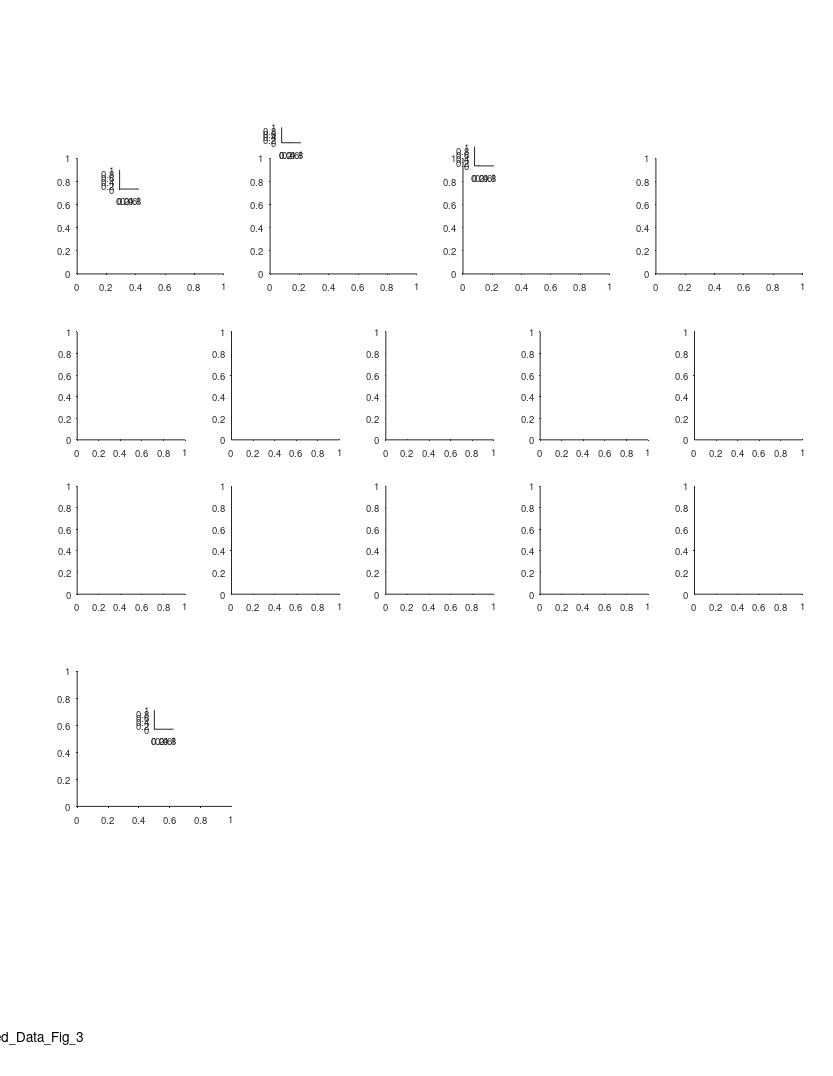

MATLAB code to generate this figure: (Note: this script raises an error after producing the figure.)
%% Replay - Fig supp 3 - replay vs flight speed
clear 
clc
close all

%% data options 
params_opt = 11; % decoding opt 
% params_opt = 21; % decoding opt (random walk = fixed speed)

%% plotting options

%% graphics params
line_styles = {'-',':'};
line_widths = [1.1 2];
clrs = {[.6 .1 .8],[.1 .8 .1]};
epoch_types = {'sleep','rest'};
epoch_type_clrs = {[.6 .1 .8],[.1 .8 .1]};
directions_clrs = {[0    0.3843    0.7451];[ 0.5216    0.2471         0]};
lw = 1.1;

%% define output files
res_dir =  'L:\paper_replay\figures';
mkdir(res_dir)
fig_name_str = 'Extended_Data_Fig_3';
fig_caption_str = 'replay and flight speed histograms';
log_name_str = [fig_name_str '_log_file' '.txt'];
log_name_str = strrep(log_name_str , ':', '-');
log_name_str = strrep(log_name_str , ' ', '_');
log_name_out = fullfile(res_dir, log_name_str);

%% open log file
diary off
diary(log_name_out)
diary on
disp('Log file');
disp(['created: ', datestr(clock)]);
disp('======================================================');
disp([fig_name_str ':' fig_caption_str]);   
disp('======================================================');
disp('');

%% create figure
% figure_size_cm = [21.0 29.7]; % ~A4
figure_size_cm = [21.6 27.9]; % ~US letter
fig = figure;
% Some WYSIWYG options:
set(gcf,'DefaultAxesFontSize',7);
set(gcf,'DefaultAxesFontName','helvetica');
set(gcf,'DefaultAxesUnits','centimeters');
set(gcf,'PaperType','usletter')
% set(gcf,'PaperType','<custom>');
set(gcf,'PaperUnits','centimeters','PaperPosition',[0 0 figure_size_cm]);
set(gcf,'PaperOrientation','portrait');
set(gcf,'Units','centimeters','Position',get(gcf,'paperPosition')+[0 0 0 0]); % position on screen...
set(gcf, 'Renderer', 'painters');
% set(gcf, 'color', 'none');
set(groot, 'defaultAxesColor','None')
set(groot, 'defaultAxesTickDir', 'out');
set(groot,  'defaultAxesTickDirMode', 'manual');
annotation('textbox', [0.5 1 0 0], 'String',fig_name_str, 'HorizontalAlignment','center','Interpreter','none', 'FitBoxToText','on');

% create panels
y = 20.8;
w = 3.8;
h = 3;
panels{1}(1) = axes('position', [2 y w h]);
panels{1}(2) = axes('position', [3.1 y+2.2 0.5 0.5]);

panels{2}(1) = axes('position', [7 y w h]);
panels{2}(2) = axes('position', [7.3 y+3.4 0.5 0.4]);

panels{3}(1) = axes('position', [12   y w h]);
panels{3}(2) = axes('position', [12.3 y+2.8 0.5 0.5]);

panels{4}(1) = axes('position', [17   y w h]);

x = linspace(2,18,5);
y = [10 6]+6.5;
for ii = 1:length(y)
    for jj = 1:length(x)
        panels{5}(ii,jj) = axes('position', [x(jj) y(ii) 2.8 2.8]);
    end
end

panels{6}(1) = axes('position', [2 7 4 3.5]);
panels{6}(2) = axes('position', [4 9 .5 .5]);

%% load data
if ~exist('events_all','var')
    disp('loading data!!!')
[exp_list,T] = decoding_get_inclusion_list();
T = T(exp_list,:);
bats = unique(T.bat_num);
bats_clr_map = containers.Map(num2cell(bats),{'r','g','b','k','m','c',[0.8 0.8 0]});
events_all_per_session = {};
speed_mean_per_session = nan(length(epoch_types),height(T));
speed_median_per_session = nan(length(epoch_types),height(T));
speed_std_per_session = nan(length(epoch_types),height(T));
flight_speed_all = [];
exp_arena_all = {};
for ii_exp = 1:height(T)
    exp_ID = T.exp_ID{ii_exp};
    exp = exp_load_data(exp_ID,'details','flight');
    flight_speed_all(ii_exp,:) = [exp.flight.speed_traj.vel_median_median];
    exp_arena_all{ii_exp} = exp.details.recordingArena;
    for ii_epoch_type = 1:length(epoch_types)
        epoch_type = epoch_types{ii_epoch_type};
        event_type = 'posterior';
        [events, params] = decoding_load_events_quantification(exp_ID, epoch_type, params_opt, event_type);
        [seqs, TF] = decoding_apply_seq_inclusion_criteria([events.seq_model]);
        events(~TF) = [];
        if isempty(events)
            continue;
        end
        seqs_map_IX = [seqs.state_direction];
        seqs_map_IX(seqs_map_IX == -1) = 2;
        [seqs.session_flight_speed] = disperse(flight_speed_all(ii_exp,seqs_map_IX));
        [events.seq_model] = disperse(seqs);
        [events.recordingArena] = deal(exp.details.recordingArena);
        event_struct = events(1,[]);
        [events(2:end).prev_event] = disperse(events(1:end-1));
        events(1).prev_event = event_struct;
        events_all_per_session{ii_epoch_type}{ii_exp} = events;
        speed_mean_per_session(ii_epoch_type,ii_exp) = mean([seqs.speed]);
        speed_median_per_session(ii_epoch_type,ii_exp) = median([seqs.speed]);
        speed_std_per_session(ii_epoch_type,ii_exp) = std([seqs.speed]);
    end
end
flight_speed_all = mean(abs(flight_speed_all),2);
events_all = {[events_all_per_session{1}{:}], [events_all_per_session{2}{:}]};
seqs_all = {[events_all{1}.seq_model], [events_all{2}.seq_model]};
gArena = {categorical({events_all{1}.recordingArena}), categorical({events_all{2}.recordingArena}) };
end

%% tests (speed correlations: replay vs flight)
% figure
% tiledlayout('flow')
% nexttile
% hold on
% plot(flight_speed_all, speed_mean_per_session(1,:), 'ob');
% plot(flight_speed_all, speed_mean_per_session(2,:), 'or');
% xlim([3 10])
% nexttile
% hold on
% plot(flight_speed_all, speed_median_per_session(1,:), 'ob');
% plot(flight_speed_all, speed_median_per_session(2,:), 'or');
% xlim([3 10])
% 
% clc
% [r p] = corr(flight_speed_all, speed_mean_per_session(1,:)','rows','pairwise','tail','right','type','Pearson')
% [r p] = corr(flight_speed_all, speed_median_per_session(1,:)','rows','pairwise','tail','right','type','Pearson')
% [r p] = corr(flight_speed_all, speed_mean_per_session(2,:)','rows','pairwise','tail','right','type','Pearson')
% [r p] = corr(flight_speed_all, speed_median_per_session(2,:)','rows','pairwise','tail','right','type','Pearson')
% 
% xxx = [flight_speed_all flight_speed_all]';
% yyy = speed_mean_per_session;
% [r p] = corr(xxx(:), yyy(:),'rows','pairwise','tail','right','type','Pearson')
% 
% figure
% plot(xxx(:), yyy(:), 'o')
% 
% figure
% plot(flight_speed_all, speed_mean_per_session(2,:), 'or');


%% panel A - replay speed
axes(panels{1}(1))
cla
hold on
for ii_epoch_type = 1:length(epoch_types)
    X = [seqs_all{ii_epoch_type}.speed];
    g = gArena{ii_epoch_type};
    histogram(X(g=='200m'),'DisplayStyle','stairs','Normalization','pdf','LineStyle',line_styles{1}, 'EdgeColor',clrs{ii_epoch_type},'LineWidth',line_widths(1));
    histogram(X(g=='120m'),'DisplayStyle','stairs','Normalization','pdf','LineStyle',line_styles{2}, 'EdgeColor',clrs{ii_epoch_type},'LineWidth',line_widths(2));
    [~,P,KSSTAT] = kstest2(X(g=='200m'),X(g=='120m'))
    median(X(g=='200m'))
    median(X(g=='120m'))
end
xlabel('Replay speed (m/s)', 'Units','normalized', 'Position',[0.5 -0.12]);
ylabel('Probability density', 'Units','normalized', 'Position',[-0.1 .5]);
hax=gca;
hax.TickLength(1) = [0.016];
hax.XRuler.TickLabelGapOffset = -1;
hax.YTick = hax.YTick([1 end]);

%% legend (replay speed hists)
axes(panels{1}(2))
cla
hold on
t = linspace(0,1,100);
x = pulstran(t,linspace(0,1,3),'rectpuls',1/6);
x(x>0) = nan;x(~isnan(x)) = 0;
clear h
% plot(  t  ,   x  ,       'color', clrs{2}, 'LineWidth',lw,'Clipping','off');
% plot(  t  ,   x  +1.5,   'color', clrs{1}, 'LineWidth',lw,'Clipping','off');
plot([0 1], [0 0],    ':', 'color', clrs{2}, 'LineWidth',line_widths(2),'Clipping','off');
plot([0 1], [0 0]+1.5,':', 'color', clrs{1}, 'LineWidth',line_widths(2),'Clipping','off');
plot([0 1], [.5 .5],     'color', clrs{2}, 'LineWidth',line_widths(1),'Clipping','off');
plot([0 1], [.5 .5]+1.5, 'color', clrs{1}, 'LineWidth',line_widths(1),'Clipping','off');
text(1.3, 2.0, 'Sleep (200m)','FontSize',7,'HorizontalAlignment','left');
text(1.3, 1.5, 'Sleep (130m)','FontSize',7,'HorizontalAlignment','left');
text(1.3, 0.5, 'Awake (200m)','FontSize',7,'HorizontalAlignment','left');
text(1.3, 0.0, 'Awake (130m)','FontSize',7,'HorizontalAlignment','left');
xlim([0 1])
ylim([0 1])
axis off

%% panel B - speed correlations (replay vs flight)
axes(panels{2}(1))
cla
hold on
r=[];
p=[];
for ii_epoch_type = 1:length(epoch_types)
    X = flight_speed_all;
    Y = speed_mean_per_session(ii_epoch_type,:)';
    lm = fitlm(X,Y)
    h=plot(lm);
    h(1).Marker = 'o';
    h(1).MarkerSize = 3;
    h(1).Color = clrs{ii_epoch_type};
    h(2).Color = clrs{ii_epoch_type};
%     h(3).Color = clrs{ii_epoch_type};
%     h(4).Color = clrs{ii_epoch_type};
    delete(h(3))
    delete(h(4))
    legend off
%     plot(X,Y,'o','Color',clrs{ii_epoch_type},'MarkerSize',5);
    [r(ii_epoch_type) p(ii_epoch_type)] = corr(X, Y,'rows','pairwise','tail','right','type','Pearson');
%     text(0.1,0.9, "{\itr} = "+ sprintf('%.2f',r), 'Units','normalized','FontSize',7);
%     text(0.1,0.8, "{\itP} = "+ sprintf('%.3f',p), 'Units','normalized','FontSize',7,'FontWeight','normal');
end
title("")
xlabel('Flight speed (m/s)', 'Units','normalized', 'Position',[0.5 -0.12]);
ylabel('Replay speed (m/s)', 'Units','normalized', 'Position',[-0.17 .5]);
hax=gca;
hax.TickLength(1) = [0.016];
hax.XRuler.TickLabelGapOffset = -1;
hax.YLim(1) = 10;

%% legend (speed correlations)
axes(panels{2}(2))
cla
hold on
plot(0,1-0.05,'o', 'color', clrs{1}, 'MarkerSize',4,'Clipping','off');
plot(0,0.3-0.05,'o', 'color', clrs{2}, 'MarkerSize',4,'Clipping','off');
text(0.4, 1,   'Sleep'+":  {\itr} = " + sprintf('%.2f',r(1)) + ",  {\itP} = "+ sprintf('%.1g',p(1)),'FontSize',7,'HorizontalAlignment','left','VerticalAlignment','middle');
text(0.4, 0.3, 'Awake'+": {\itr} = " + sprintf('%.2f',r(2)) + ",  {\itP} = "+ sprintf('%.2f',p(2)),'FontSize',7,'HorizontalAlignment','left','VerticalAlignment','middle');
xlim([0 1])
ylim([0 1])
axis off


%% panel C - Flight speed
axes(panels{3}(1))
cla
hold on
X = flight_speed_all;
g=categorical(exp_arena_all);
histogram(X(g=='200m'),'DisplayStyle','stairs','Normalization','pdf','LineStyle',line_styles{1}, 'EdgeColor','k','LineWidth',line_widths(1),'NumBins',7);
histogram(X(g=='120m'),'DisplayStyle','stairs','Normalization','pdf','LineStyle',line_styles{2}, 'EdgeColor','k','LineWidth',line_widths(2),'NumBins',7);
xlabel('Flight speed (m/s)', 'Units','normalized', 'Position',[0.5 -0.12]);
ylabel('Probability density', 'Units','normalized', 'Position',[-0.15 .5]);
hax=gca;
hax.XLim = [0 10];
hax.XTick = [0 5 10];
hax.TickLength(1) = [0.016];
hax.XRuler.TickLabelGapOffset = -1;
[~,P,CI,STATS] = ttest2(X(g=='200m'), X(g=='120m'), 'Tail','both');
text(0.6,1.1,"{\itP} = "+ sprintf('%.2g',P), 'Units','normalized','FontSize',7);

%% legend (flight speed hists)
axes(panels{3}(2))
cla
hold on
t = linspace(0,1,100);
x = pulstran(t,linspace(0,1,3),'rectpuls',1/6);
x(x>0) = nan;x(~isnan(x)) = 0;
clear h
% plot(  t  ,   x  ,       'color', 'k', 'LineWidth',lw,'Clipping','off');
plot([0 1], [0 0],':',   'color', 'k', 'LineWidth',line_widths(2),'Clipping','off');
plot([0 1], [.5 .5],     'color', 'k', 'LineWidth',line_widths(1),'Clipping','off');
text(1.3, 0.5, '200m','FontSize',7,'HorizontalAlignment','left');
text(1.3, 0.0, '130m','FontSize',7,'HorizontalAlignment','left');
xlim([0 1])
ylim([0 1])
axis off


%% plot flight speed per bat
axes(panels{4})
cla reset
hold on
for ii_bat = 1:length(bats)
    bat_num = bats(ii_bat);
    bat_session_IX = find(T.bat_num==bat_num);
    x = flight_speed_all(bat_session_IX);
    xi = linspace(5.5,8.5,100);
    c = bats_clr_map(bat_num);
    f = ksdensity(x,xi,"Bandwidth",0.05);
    plot(xi,f,'DisplayName',"bat"+bat_num,'Color',c,'LineWidth',1.6);
%     plot(xi,f,'DisplayName',sprintf('bat%d(%s)',bat_num,exp.details.recordingArena),'Color',c,'LineWidth',2);
end
xlim([5.5 8.5])
ylim([0 8])
xlabel('Flight speed (m/s)','Units','normalized','Position',[0.5 -0.12])
ylabel('Probability density','Units','normalized','Position',[-0.12 0.5])
hax=gca;
hax.XRuler.TickLength(1) = 0.035;
hax.YRuler.TickLength(1) = 0.035;
hax.XRuler.TickLabelGapOffset = -2;
hax.YRuler.TickLabelGapOffset = 0;
% hl=legend("bat "+bats,'Location','northwest','Box','off')
% hl.Position([1 2]) = hl.Position([1 2]) + [-0.07 0.25].*hl.Position([3 4]);


%% panel e - scatters of compression/duration/distance/speed
scatters_features = {
    'compression','duration';
    'speed','duration';
    'distance','duration';
    'compression','distance';
    'speed','distance';
    };
fn_map = containers.Map();
fn_map('compression') = 'Compression ratio';
fn_map('duration') = 'Replay duration (s)';
fn_map('distance') = 'Replay distance (m)';
fn_map('speed') = 'Replay speed (m/s)';
for ii_epoch_type = 1:length(epoch_types)
    for ii_scatter = 1:size(scatters_features,1)
        axes(panels{5}(ii_epoch_type,ii_scatter))
        cla reset
        hold on
        events = [events_all_per_session{ii_epoch_type}{:}];
        seqs = [events.seq_model];
        fn_x = scatters_features{ii_scatter,2};
        fn_y = scatters_features{ii_scatter,1};
        x = [seqs.(fn_x)];
        y = [seqs.(fn_y)];
        plot(x,y,'.','Color',clrs{ii_epoch_type})
        xlabel(fn_map(fn_x))
        ylabel(fn_map(fn_y))
        hax=gca;
        hax.XRuler.TickLabelGapOffset = -1;
        hax.YRuler.TickLabelGapOffset = 1;
        if ii_scatter==1
            legend_strs = {'Sleep';'Awake'};
            str = legend_strs{ii_epoch_type};
            x = hax.XLim(1)+[0.5 0.65].*range(hax.XLim);
            y = hax.YLim(1)+[0.8 0.8].*range(hax.YLim);
            plot(x,y,'Color',epoch_type_clrs{ii_epoch_type},'LineWidth',1.5)
%             plot(x(2),y(2),'.','Color',epoch_type_clrs{ii_epoch_type},'LineWidth',1.5)
            text(x(2)+0.2*diff(x),y(1),str,'FontSize',7)
        end
    end
end

%% Inter-replay-interval (pooled across bats)
axes(panels{6}(1));
cla reset
hold on
IRI_bin_size = 0.1;
IRI_bin_limits = [0 20];
IRI = load('E:\Tamir\work\PROJECTS\LargeScale\paper_replay\figures\internal_review_figures\inter_replay_interval_all.mat');
hax=gca;
% hax.ColorOrder = epoch_type_clrs;
for ii_epoch_type = 1:length(epoch_types)
    x = [IRI.IRI_all{ii_epoch_type,:}];
    hh=histogram(x,'Normalization','pdf','DisplayStyle','Stairs','BinWidth',IRI_bin_size,'EdgeColor',epoch_type_clrs{ii_epoch_type});
    hh.LineWidth = 1;
end
% x = [IRI.IRI_all{:,:}];
% hh=histogram(x,'Normalization','pdf','DisplayStyle','Stairs','BinWidth',IRI_bin_size,'EdgeColor','k');
% hh.LineWidth = 2;
xlim(IRI_bin_limits)
xlabel('Inter-replay interval (s)')
ylabel('Probability density')

%% add legend
axes(panels{6}(2));
cla reset
hold on
axis off
x = [0 1];
y = [0 0];
plot(x,y+1,'Color',epoch_type_clrs{1},'LineWidth',1.5)
plot(x,y+2,'Color',epoch_type_clrs{2},'LineWidth',1.5)
% plot(x,y+3,'Color','k')
x = 1.2;
text(x,1,'Sleep','FontSize',7)
text(x,2,'Awake','FontSize',7)
% text(x,3,'Pooled')
axis ij
ylim([0.8 2.2])

%% add panel letters
font_size = 11;
axes(panels{1}(1))
text(-0.3,1.1, 'a', 'Units','normalized','FontWeight','bold','FontSize',font_size);
axes(panels{2}(1))
text(-0.3,1.1, 'b', 'Units','normalized','FontWeight','bold','FontSize',font_size);
axes(panels{3}(1))
text(-0.25,1.1, 'c', 'Units','normalized','FontWeight','bold','FontSize',font_size);
axes(panels{4}(1))
text(-0.25,1.1, 'd', 'Units','normalized','FontWeight','bold','FontSize',font_size);
axes(panels{5}(1,1))
text(-0.4,1.2, 'e', 'Units','normalized','FontWeight','bold','FontSize',font_size);
axes(panels{6}(1))
text(-0.28,1.1, 'f', 'Units','normalized','FontWeight','bold','FontSize',font_size);

%%
fig_name = sprintf('%s_decoding_opt_%d',fig_name_str, params_opt);
file_out = fullfile(res_dir, fig_name);
print(gcf, file_out, '-dpdf', '-cmyk', '-painters');
disp('figure saved!')

%%
